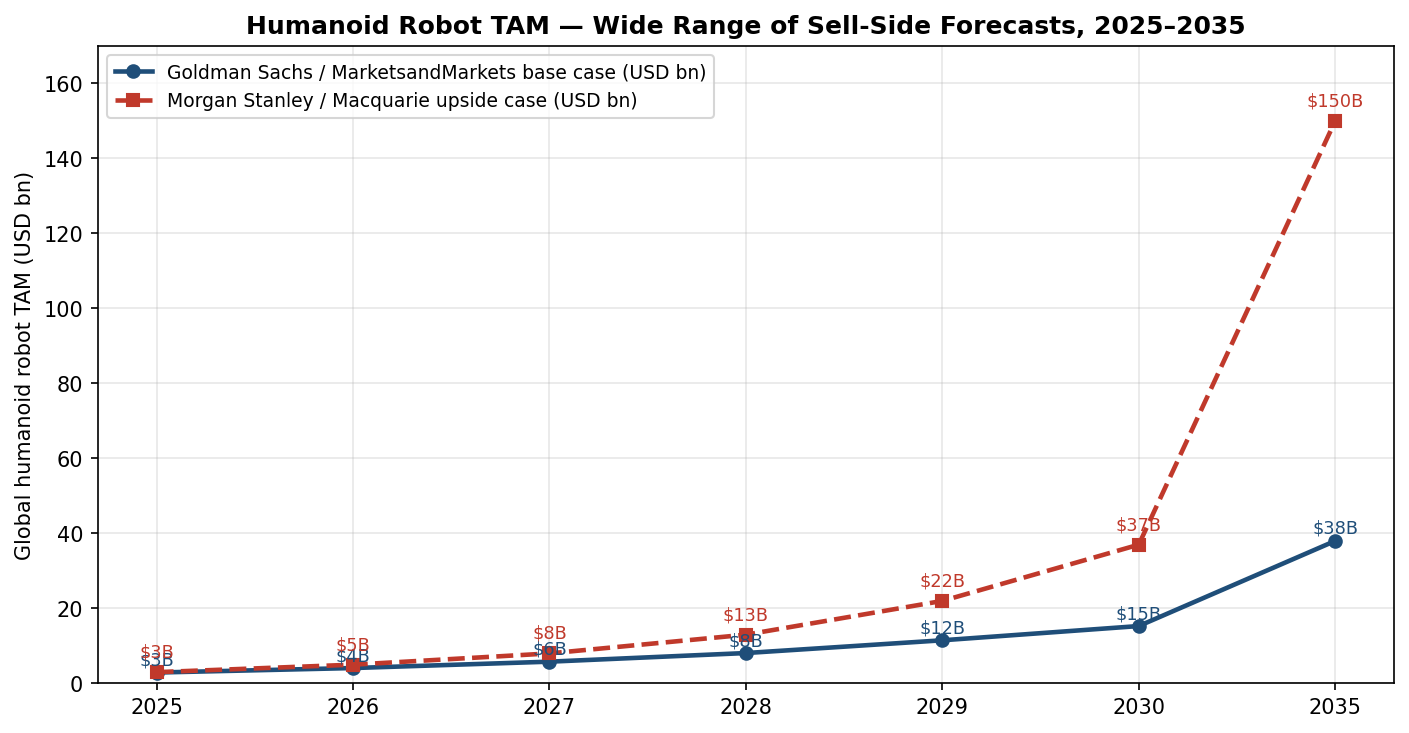

This chart was generated by the following Python code:
"""Humanoid robot global market size projections."""
import matplotlib.pyplot as plt

years = ['2025', '2026', '2027', '2028', '2029', '2030', '2035']
gs_low = [2.9, 4.1, 5.8, 8.1, 11.5, 15.3, 38.0]   # USD bn — Goldman/M&M blend
ms_high = [3.0, 5.0, 8.0, 13.0, 22.0, 37.0, 150.0]  # Morgan Stanley higher bound

fig, ax = plt.subplots(figsize=(9.5, 5.0))
ax.plot(years, gs_low, marker='o', linewidth=2.2, color='#1f4e79',
        label='Goldman Sachs / MarketsandMarkets base case (USD bn)')
ax.plot(years, ms_high, marker='s', linewidth=2.2, color='#c0392b',
        linestyle='--',
        label='Morgan Stanley / Macquarie upside case (USD bn)')

for x, y in zip(years, gs_low):
    ax.text(x, y + 2, f'${y:.0f}B', ha='center', fontsize=8.5, color='#1f4e79')
for x, y in zip(years, ms_high):
    ax.text(x, y + 4, f'${y:.0f}B', ha='center', fontsize=8.5, color='#c0392b')

ax.set_ylabel('Global humanoid robot TAM (USD bn)', fontsize=10)
ax.set_title('Humanoid Robot TAM — Wide Range of Sell-Side Forecasts, 2025–2035',
             fontsize=12, fontweight='bold')
ax.grid(alpha=0.3)
ax.legend(loc='upper left', fontsize=9)
ax.set_ylim(0, 170)
fig.tight_layout()
plt.savefig('/Users/x/projects/financial_agent/reports/charts/joyson_humanoid_tam.png',
            dpi=150, bbox_inches='tight')
print('saved')
